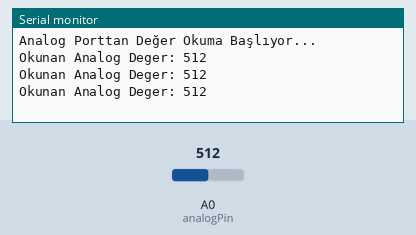
Recording of a sketch running on a simulated Arduino Uno, built with avr-gcc and run on an emulated ATmega328P. On the bench: the last lines printed to the serial monitor. The test bench sets the inputs (shaded band); at power-on: A0 (analogPin) = 512.

Above: at 1.3 s.
1.4 s: A0 (analogPin) set to 716
At 1.9 s:
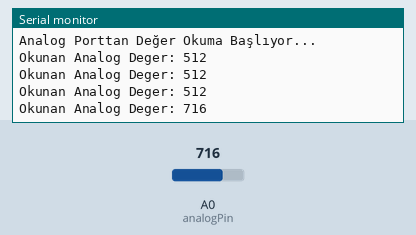
2.9 s: A0 (analogPin) set to 900
At 3.4 s:
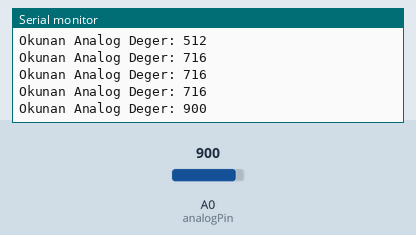
Timing chart, 0 to 5.9 s (numbered marks = the images above; inputs shaded):
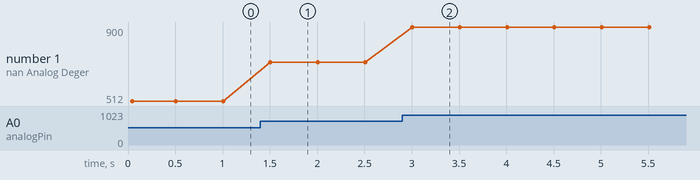

Measured:
- after the input at 1.4 s, the serial monitor: prints a new line after 0.11 s (image 1)
- after the input at 2.9 s, the serial monitor: prints a new line after 0.11 s (image 2)
- plotted number 1: 512 → 716 after the input at 1.4 s, 716 → 900 after the input at 2.9 s

The sketch:

servo_degerolcme.ino
```cpp
#include <Servo.h>

int analogPin = A0;  // Analog veri okunacak pin
int analogValue = 0; // Okunan değeri saklamak için değişken

void setup() {
  Serial.begin(9600);  // Seri iletişim başlat (9600 baud rate)
  Serial.println("Analog Porttan Değer Okuma Başlıyor...");
}

void loop() {
  analogValue = analogRead(analogPin);  // Analog pinden veri oku
  Serial.print("Okunan Analog Deger: ");
  Serial.println(analogValue);  // Okunan değeri seri monitöre yazdır
  delay(500);  // Yarım saniye bekle (okuma hızını kontrol etmek için)
}
```
